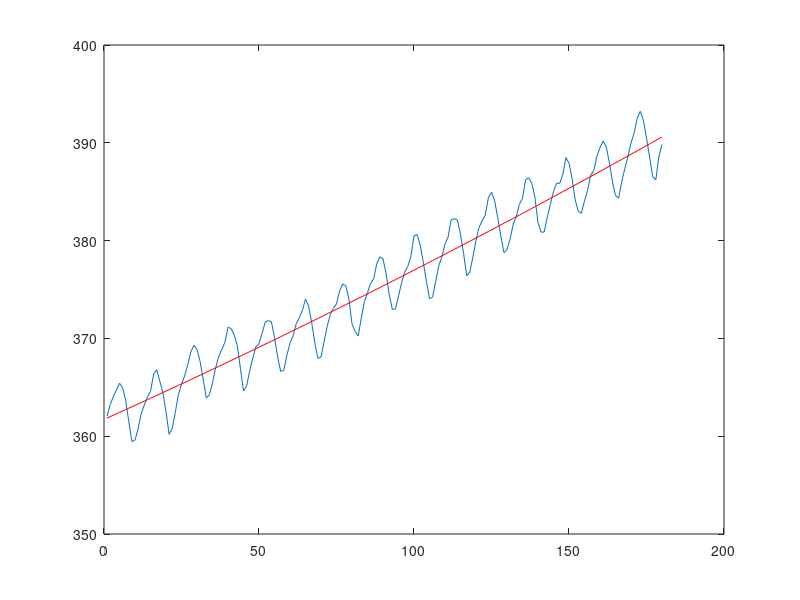

Here is the MATLAB script that generated this plot:
% Windmill

clear all
close all

%Least-squares fit of f = a1 + a2*cos(2pit) + a3sin(2pit) + a4*cos(4pit)
%Enter y and t data
y = [362.05
363.25
364.02
364.72
365.41
364.97
363.65
361.48
359.45
359.60
360.76
362.33
363.18
364.00
364.57
366.35
366.80
365.62
364.47
362.51
360.19
360.77
362.43
364.28
365.32
366.15
367.31
368.61
369.30
368.87
367.64
365.78
363.90
364.23
365.46
366.97
368.15
368.87
369.59
371.14
371.00
370.35
369.27
366.93
364.63
365.13
366.68
368.00
369.14
369.46
370.52
371.66
371.82
371.70
370.12
368.12
366.62
366.73
368.29
369.53
370.28
371.50
372.12
372.87
374.02
373.30
371.62
369.55
367.96
368.09
369.68
371.24
372.43
373.09
373.52
374.86
375.55
375.40
374.02
371.49
370.71
370.25
372.08
373.78
374.68
375.63
376.11
377.65
378.35
378.13
376.61
374.49
372.98
373.00
374.35
375.69
376.78
377.36
378.40
380.50
380.61
379.55
377.77
375.84
374.05
374.22
375.84
377.44
378.34
379.66
380.38
382.14
382.24
382.10
380.66
378.68
376.40
376.79
378.32
380.02
381.37
382.02
382.63
384.40
384.94
384.08
382.37
380.48
378.78
379.07
380.17
381.67
382.49
383.72
384.33
386.23
386.43
385.87
384.44
381.84
380.86
380.88
382.40
383.72
385.02
385.87
385.85
386.77
388.49
387.92
386.32
384.17
383.00
382.81
384.06
385.15
386.71
387.17
388.62
389.51
390.18
389.60
388.01
386.07
384.61
384.34
386.02
387.36
388.56
389.98
390.99
392.52
393.22
392.29
390.49
388.55
386.54
386.21
388.61
389.83];

N = length(y);
t = [1:N]; %(measured i nyears)
plot(t,y)

%Construct the A matrix
Acol1 = ones(N,1);
Acol2 = t';
Acol3 = cos(2*pi*t)';
Acol4 = sin(2*pi*t)';
Acol5 = (t.^2)';

A = [Acol1,Acol2,Acol3,Acol4,Acol5];

%Solve the normal equations
ATA = A'*A;
ATb = A'*y;
xls = ATA\ATb;

%Construct and plot the model function
yfit = xls(1) + xls(2)*t + xls(3)*cos(2*pi*t) + xls(4)*sin(2*pi*t) + xls(5)*(t.^2);
yfit = yfit';
hold on
plot(t,yfit,'r')

%Calculate RMSE
RMSE = sqrt(sum((yfit - y).^2)/N)

may04 = yfit(125)
eMay04 = abs(380.63 - may04)
sept04 = yfit(129)
eSept04 = abs(374.06 - sept04)
may05 = yfit(137)
eMay05 = abs(382.45 - may05)
sept05 = yfit(141)
eSept05 = abs(376.73 - sept05)